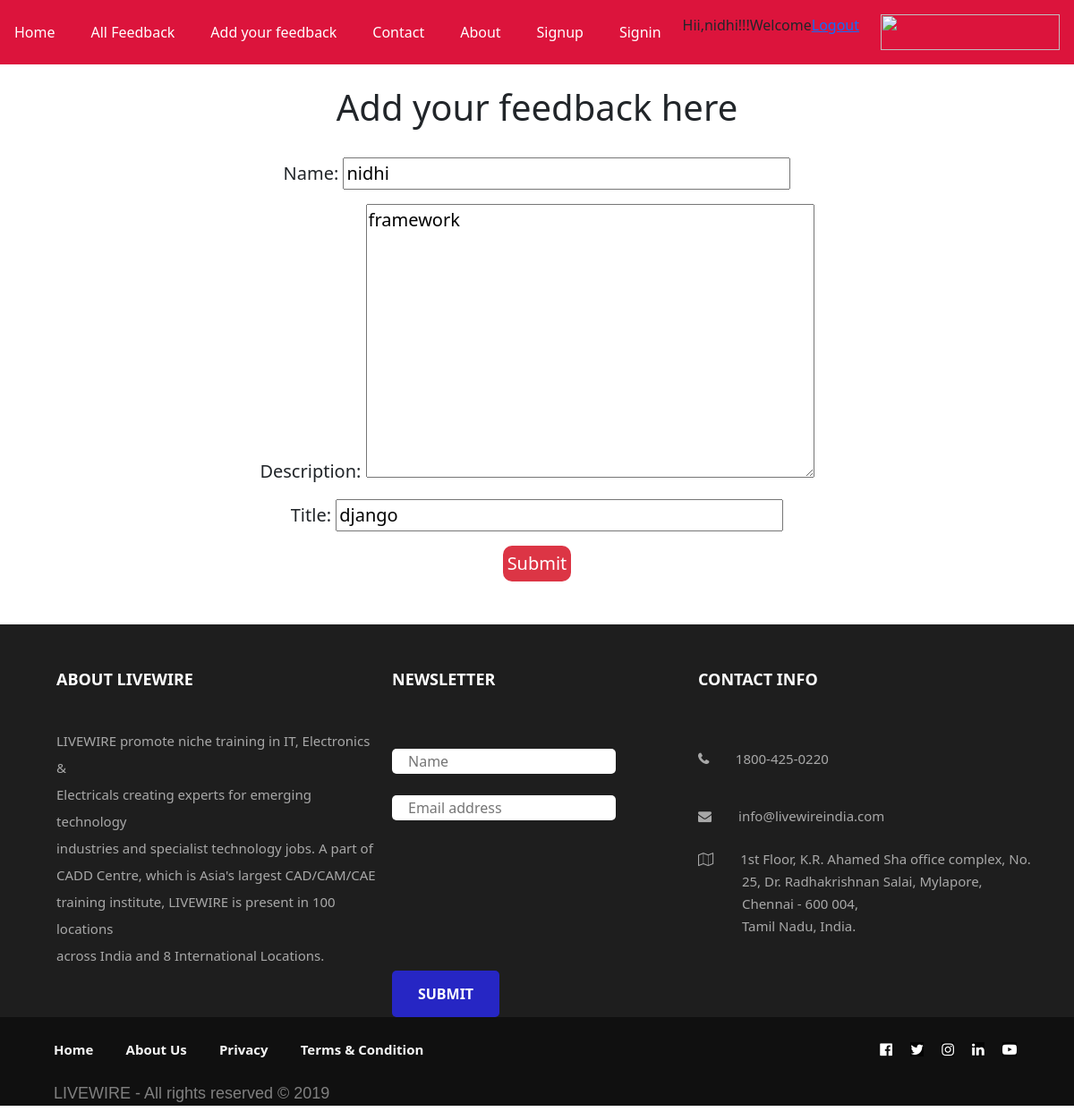
Page /todos/edit/5 (signed in) on the committed database.
### todo/models.py (models this page shows)
class Todo(models.Model):
    title=models.CharField(max_length=255)
    description=models.TextField(max_length=255)
    name=models.CharField(max_length=200)
    created_at=models.DateTimeField(auto_now_add=True)
    updated_at=models.DateTimeField(auto_now=True)

### todo/views.py (the view)
# urls.py: url(r'^edit/(?P<pk>\d+)$',todoedit,name='todoedit'),
@login_required
def todoedit(request,pk):
    todo = get_object_or_404(Todo,pk=pk)
    todoform = TodoForm(request.POST or None,instance=todo)
    if todoform.is_valid():
        todoform.save()
        return redirect('todolist')
    return render(request,'todoadd.html',{'form':todoform})

### todo/forms.py
class TodoForm(forms.ModelForm):
    class Meta:
        model=Todo
        fields={"title","description","name"}

### templates/todoadd.html (shortened to what this page needs)
{%extends 'base.html'%}
{%block content %}
<head>
</head>
<br>
<h1>Add your feedback here</h1><br>
<form method="post" style="font-size: 20px;">
    {{ form.as_p }}
    <button type="submit" name="savetodo" class="btn-danger" style="border: 1px; border-radius: 10px; font-size: 20px; padding: 5px;">Submit</button>
</form>
<br><br>
{%endblock%}

### templates/nav.html (shortened to what this page needs)
<head>
</head>
<body>
<nav class="navbar navbar-dark nv">
    <a class="nav-link" href="http://127.0.0.1:8000/">Home</a>
    <a class="nav-link" href="http://127.0.0.1:8000/todos">All Feedback</a>
    <a class="nav-link" href="http://127.0.0.1:8000/todos/add">Add your feedback</a>
    <a class="nav-link" href="http://127.0.0.1:8000/todos/contact">Contact</a>
    <a class="nav-link" href="http://127.0.0.1:8000/todos/about">About</a>
    <a class="nav-link" href="http://127.0.0.1:8000/account/signup">Signup</a>
    <a class="nav-link" href="http://127.0.0.1:8000/account/login">Signin</a>
    <div>
        {% if user.is_authenticated %}
        <p>Hii,{{user.username}}!!!Welcome<a href="{% url 'logout' %}">Logout</a></p>
        {% endif %}
    </div>
    <a class="nav-link" href="#"><img class="logo" src="https://livewireindia.com/courses/images/livewirelogo.png"></a>
</nav>
</body>

### templates/nav.html (style rules this page uses)
.nv { background-color: crimson; }
.nav-link { color: white; }
.logo { width: 200px; height: 40px; }

### templates/todoadd.html (style rules this page uses)
h1 { text-align: center; }
form { text-align: center; }
form input { width:500px; }

### rows in the picture
Todo: name "nidhi", description "framework", title "django"

### other values in the picture
{{ user.username }} "nidhi"
